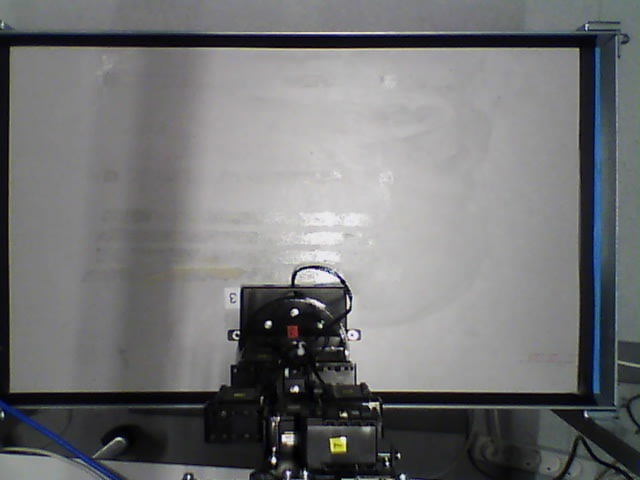
#> input picture python_modules/images/baggrund2.jpeg, 640 x 480 px
$ python -i vision.py   (imports and definitions only)   (older library calls are emulated)
#> lines starting #> are read from the running program, lines starting #| are printed output that depends on the picture; after the words box and inside, x2 and y2 are one past the last pixel; in counts of white or black regions, pixels touching at a corner belong together
#!/usr/bin/env python
import cv2
import urllib
import numpy as np
import math

RADIUS_THRESH = (15, 30)

def get_from_webcam():
    print('try fetch from webcam...')
    stream=urllib.urlopen('http://192.168.0.20/image/jpeg.cgi')
    bytes=''
    bytes+=stream.read(64500)
    a = bytes.find('\xff\xd8')
    b = bytes.find('\xff\xd9')

    if a != -1 and b != -1:
        jpg = bytes[a:b+2]
        bytes= bytes[b+2:]
        i = cv2.imdecode(np.fromstring(jpg, dtype=np.uint8),cv2.IMREAD_COLOR)
        return i

def get_from_file(filename):
#> called with filename = 'images/baggrund2.jpeg'
    print('try fetch from file...')
    return cv2.imread(filename)
#> returned value is the input picture: shape (480, 640, 3); mean B, G, R 115.9, 114.8, 113.9

# [75 lines left out: functions from_pixel_to_cm, from_pixel_to_m_coordinates, split_up_image_color, set_new_color_parameter, black_out_white, black_out_black and 5 more, not called in this run]


def draw_regionOfInterest(image):
    image_copy = image.copy()
    _, edge_image, dst_image = find_edges(image,0,40,255,0,0,50,150)
#> in find_edges, `grey_image = cv2.cvtColor(image, cv2.COLOR_BGR2GRAY)`:
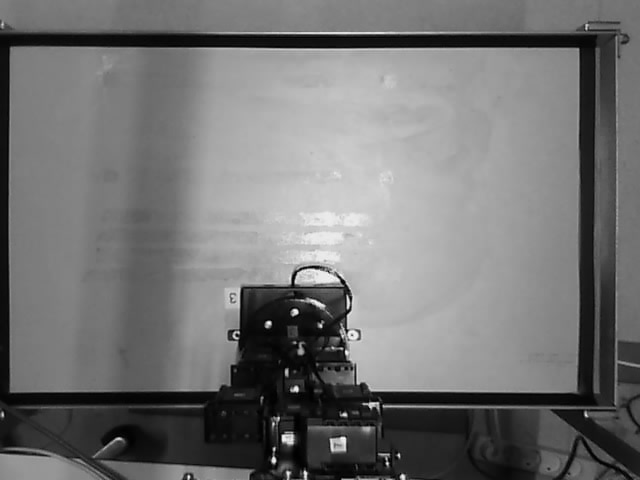
#> grey_image: shape (480, 640); min 0, max 254, mean 114.7
#> in find_edges, `_, threshold = cv2.threshold(blur_image,threshold,color,cv2.THRESH_BIN..`:
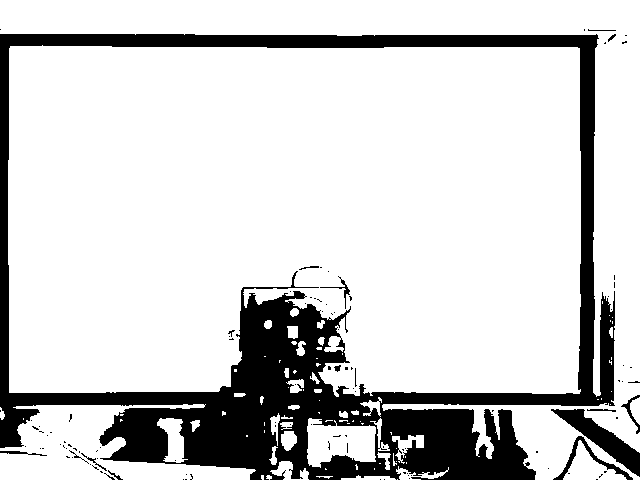
#> threshold: shape (480, 640); 81.4% white; 109 black regions (94 under 20 px), largest, box (x1, y1, x2, y2) and area: (0, 34, 615, 480) 53948, (551, 409, 640, 477) 1713, (553, 436, 633, 480) 498
#> in find_edges, `edge_image = cv2.Canny(dilated_edges, canny_thres1, canny_thres2)`:
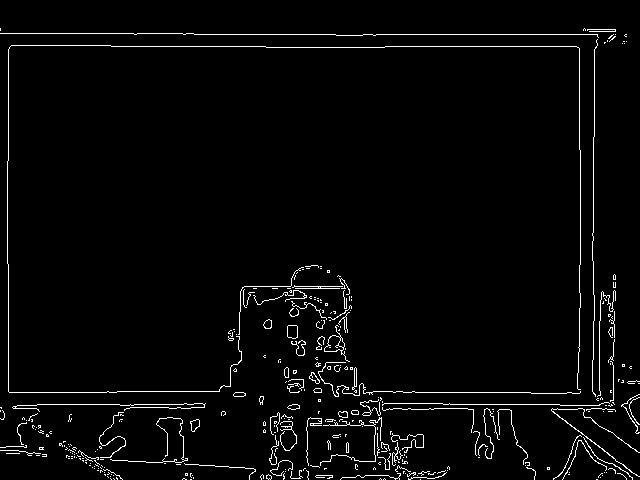
#> edge_image: shape (480, 640); 2.9% white in thin lines or dots
    lines = cv2.HoughLines(edge_image, 1, np.pi / 180, 150)
    if lines is not None:
        for line in lines:
            rho, theta = line[0]
            a = np.cos(theta)
            b = np.sin(theta)
            x0 = a * rho
            y0 = b * rho
            x1 = int(x0 + 1000 * (-b))
            y1 = int(y0 + 1000 * (a))
            x2 = int(x0 - 1000 * (-b))
            y2 = int(y0 - 1000 * (a))
            cv2.line(dst_image, (x1, y1), (x2, y2), (0, 0, 0), 2)
    _, edge_image, dst_image = find_edges(dst_image,0,1,255,0,0,50,150)
    _, contours, _ = cv2.findContours(edge_image, cv2.RETR_TREE, cv2.CHAIN_APPROX_SIMPLE)
    bounding_boxes = []
    for contour in contours:
        rect = cv2.minAreaRect(contour)
        box = cv2.boxPoints(rect)
        box = np.int0(box)
        if 560 < rect[1][0] < 590 and 340 < rect[1][1] < 360:
            cv2.drawContours(dst_image, [box], 0, (0, 0, 255), 2)
            bounding_boxes.append(rect)
    for box in bounding_boxes:
        (xc, yc), (w, h), theta = box
        rotated_image = rotate_image(image_copy, theta, (xc, yc))
        box_points = cv2.boxPoints(box)
        box_points = np.int0(box_points)
        x_start, y_start = rotate_point(box_points[1][0], box_points[1][1], xc, yc, -np.radians(theta))
        x_start, y_start = int(math.ceil(x_start)), int(math.ceil(y_start))
        x_end, y_end = int(x_start+math.floor(w)), int(y_start+math.floor(h))
        regionOfInterest = rotated_image[y_start:y_end, x_start:x_end]

    return regionOfInterest, (xc,yc), (x_start, y_start), (x_end, y_end), theta

# [6 lines left out: function crop_image, not called in this run]

def find_edges(image,blur_kernel,threshold,color,erode_iterations,dilate_iterations,canny_thres1, canny_thres2):
    grey_image = cv2.cvtColor(image, cv2.COLOR_BGR2GRAY)
    dst_image = cv2.cvtColor(grey_image, cv2.COLOR_GRAY2BGR)
    if blur_kernel == 0:
        blur_image = grey_image
    else:
        kernel_blur = (blur_kernel,blur_kernel)
        blur_image = cv2.GaussianBlur(grey_image,kernel_blur,0)
    _, threshold = cv2.threshold(blur_image,threshold,color,cv2.THRESH_BINARY)
    kernel = np.ones((3, 3), np.uint8)
    if erode_iterations == 0:
        eroded_edges = threshold
    else:
        eroded_edges = cv2.erode(threshold, kernel, erode_iterations)
        #cv2.imshow('eroded_edges', eroded_edges)
    if dilate_iterations == 0:
        dilated_edges = eroded_edges
    else:
        dilated_edges = cv2.dilate(eroded_edges, kernel, dilate_iterations)
        #cv2.imshow('dilated_edges', dilated_edges)
    edge_image = cv2.Canny(dilated_edges, canny_thres1, canny_thres2)
    return grey_image, edge_image, dst_image

# [173 lines left out: functions draw_board, find_pieces, find_pieces_on_board, from_image_to_coordinates, not called in this run]

# [1 line that did not run here, left out]
#cv2.imwrite('images/baggrund2.jpeg', image_ref)
image_ref = get_from_file('images/baggrund2.jpeg')
#cv2.imshow('reference image', image_ref)
#image = get_from_file('images/game1.jpeg')
# [1 line not run here, left out]
# [1 line that did not run here, left out]
#> in draw_regionOfInterest, `lines = cv2.HoughLines(edge_image, 1, np.pi / 180, 150)`: lines = [[34, 1.57], [46, 1.57], [392, 1.57], [404, 1.57], [8, 0], [593, 0], [579, 0]]
#> the loop in draw_regionOfInterest, `for line in lines:` made 7 passes
#> (rho, theta, a, b, x0, y0, x1, y1) on passes 1 to 7: (34, 1.57, -4.37e-08, 1, -1.49e-06, 34, -1000, 33), (46, 1.57, -4.37e-08, 1, -2.01e-06, 46, -1000, 45), (392, 1.57, -4.37e-08, 1, -1.71e-05, 392, -1000, 391), (404, 1.57, -4.37e-08, 1, -1.77e-05, 404, -1000, 403), (8, 0, 1, 0, 8, 0, 8, 1000), (593, 0, 1, 0, 593, 0, 593, 1000), (579, 0, 1, 0, 579, 0, 579, 1000)
#> after the loop in draw_regionOfInterest, `for line in lines:`:
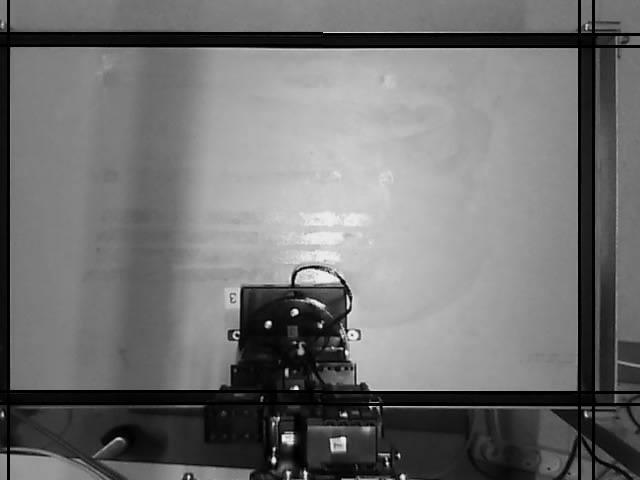
#> dst_image: shape (480, 640, 3); min 0, max 254, mean 112.7
#> call 2 of find_edges, with blur_kernel = 0, threshold = 1, color = 255, erode_iterations = 0, dilate_iterations = 0, canny_thres1 = 50, canny_thres2 = 150
#> in find_edges (call 2), `_, threshold = cv2.threshold(blur_image,threshold,color,cv2.THRESH_BIN..`:
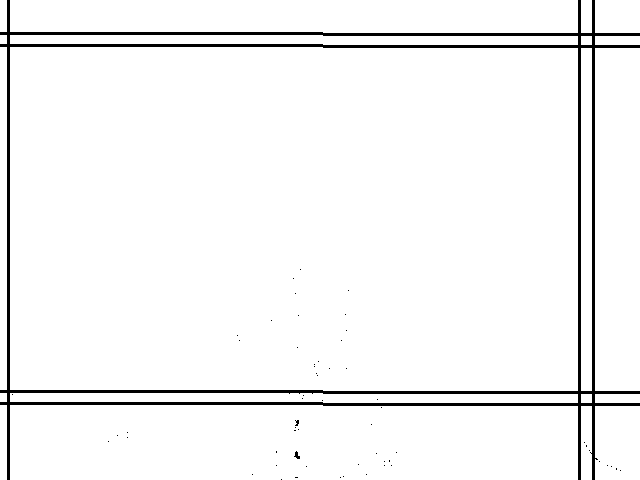
#> threshold: shape (480, 640); 96.1% white; 60 black regions (58 under 20 px), largest, box (x1, y1, x2, y2) and area: (0, 0, 640, 480) 11901, (294, 451, 300, 459) 26
#> in find_edges (call 2), `edge_image = cv2.Canny(dilated_edges, canny_thres1, canny_thres2)`:
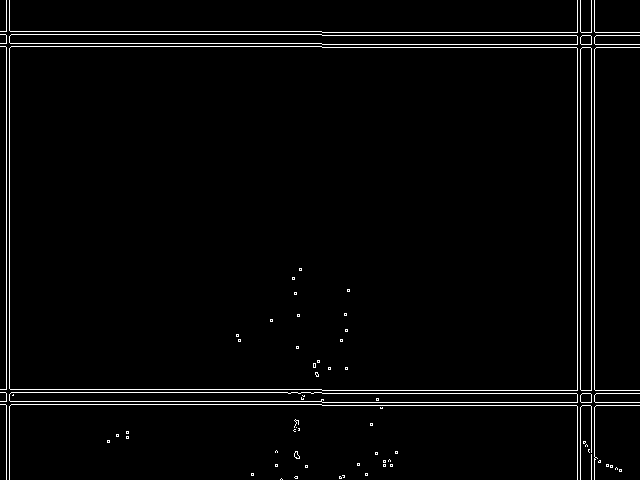
#> edge_image: shape (480, 640); 2.7% white in thin lines or dots
#> in draw_regionOfInterest, `_, contours, _ = cv2.findContours(edge_image, cv2.RETR_TREE, cv2.CHAIN..`: contours = 125 contours, 111 with area under 20; largest, box (x1, y1, x2, y2) and area: (9, 46, 578, 391) 194821, (9, 46, 578, 391) 194820, (9, 34, 578, 45) 5109, (9, 34, 578, 45) 5108, (9, 392, 578, 403) 5100
#> the loop in draw_regionOfInterest, `for contour in contours:` made 125 passes
#> (contour, rect, box) on passes 1, 3, 7: ([[281, 478], [280, 479], [281, 478], [282, 479]], ((281, 479), (1.41, 1.41), -45), [[281, 480], [280, 479], [281, 478], [282, 479]]), ([[339, 477], [340, 476], [341, 477], [340, 478]], ((340, 477), (1.41, 1.41), -45), [[340, 478], [339, 477], [340, 476], [341, 477]]), ([[365, 473], [365, 475], [367, 475], [367, 473]], ((366, 474), (2, 2), -90), [[367, 475], [365, 475], [365, 473], [367, 473]])
#> after the loop in draw_regionOfInterest, `for contour in contours:`: bounding_boxes = []
#cv2.imshow('Region of interest reference image', regionOfInterest)
# [1 line that did not run here, left out]
#cv2.imshow('Region of interest image', regionOfInterest2)
# [1 line that did not run here, left out]
# [1 line that did not run here, left out]
# [1 line that did not run here, left out]
# [4 lines of commented-out code are left out]
# [1 line that did not run here, left out]
# [1 line not run here, left out]
# [1 line that did not run here, left out]
# [1 line not run here, left out]
# [1 line that did not run here, left out]
# [1 line that did not run here, left out]
# [1 line that did not run here, left out]
# [23 lines not run here, left out]

>>> import cv2
>>> picture = cv2.imread('images/baggrund2.jpeg')
>>> result = draw_regionOfInterest(picture)
#> the loop in draw_regionOfInterest (call 2), `for line in lines:` made 7 passes
#> the loop in draw_regionOfInterest (call 2), `for contour in contours:` made 125 passes
#> (contour, rect, box) on passes 1, 3, 7: ([[281, 478], [280, 479], [281, 478], [282, 479]], ((281, 479), (1.41, 1.41), -45), [[281, 480], [280, 479], [281, 478], [282, 479]]), ([[339, 477], [340, 476], [341, 477], [340, 478]], ((340, 477), (1.41, 1.41), -45), [[340, 478], [339, 477], [340, 476], [341, 477]]), ([[365, 473], [365, 475], [367, 475], [367, 473]], ((366, 474), (2, 2), -90), [[367, 475], [365, 475], [365, 473], [367, 473]])
#> (the run stopped early here; a loop or call above may not have finished)

$ run again, on python_modules/images/game1.jpeg
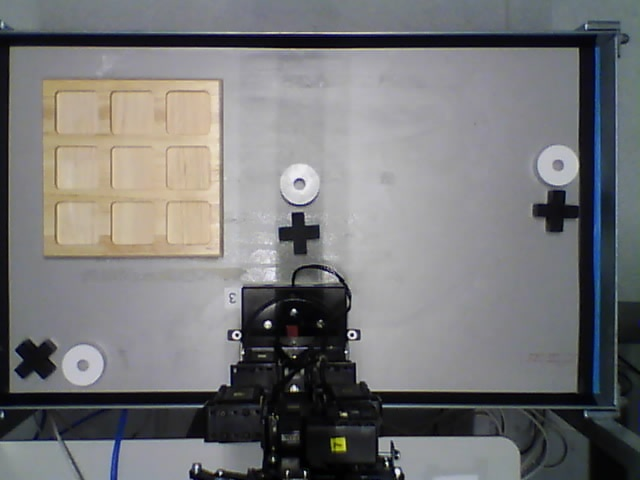
#> input picture python_modules/images/game1.jpeg, 640 x 480 px
#> picture is the input picture: shape (480, 640, 3); mean B, G, R 118.6, 117.4, 117.3
#> in find_edges, `_, threshold = cv2.threshold(blur_image,threshold,color,cv2.THRESH_BIN..`:
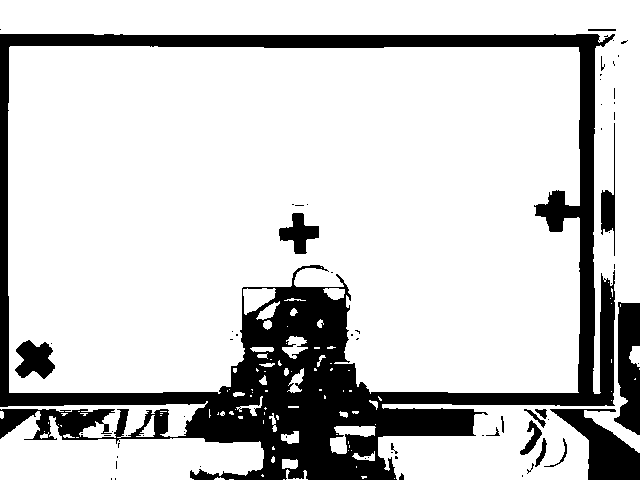
#> threshold: shape (480, 640); 80.3% white; 66 black regions (49 under 20 px), largest, box (x1, y1, x2, y2) and area: (0, 34, 615, 480) 51433, (550, 409, 640, 480) 2935, (614, 302, 640, 435) 2496
#> edge_image: shape (480, 640); 3% white in thin lines or dots
#> the loop in draw_regionOfInterest (call 2), `for line in lines:` made 10 passes
#> (rho, theta, a, b, x0, y0, x1, y1) on passes 1 to 8: (34, 1.57, -4.37e-08, 1, -1.49e-06, 34, -1000, 33), (46, 1.57, -4.37e-08, 1, -2.01e-06, 46, -1000, 45), (392, 1.57, -4.37e-08, 1, -1.71e-05, 392, -1000, 391), (408, 1.57, -4.37e-08, 1, -1.78e-05, 408, -1000, 407), (579, 0, 1, 0, 579, 0, 579, 1000), (613, 0, 1, 0, 613, 0, 613, 1000), (404, 1.57, -4.37e-08, 1, -1.77e-05, 404, -1000, 403), (7, 0, 1, 0, 7, 0, 7, 1000)
#> threshold: shape (480, 640); 94.6% white; 64 black regions (61 under 20 px), largest, box (x1, y1, x2, y2) and area: (0, 0, 640, 480) 16327, (310, 468, 349, 480) 179, (301, 456, 309, 468) 44
#> in find_edges (call 2), `edge_image = cv2.Canny(dilated_edges, canny_thres1, canny_thres2)`:
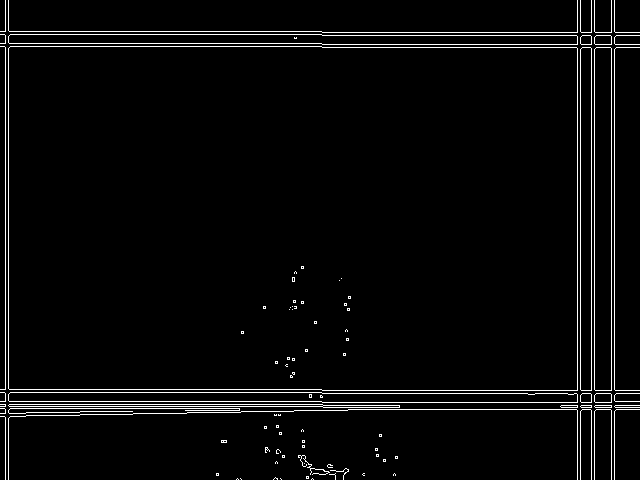
#> edge_image: shape (480, 640); 3.4% white in thin lines or dots
#> contours = 147 contours, 120 with area under 20; largest, box (x1, y1, x2, y2) and area: (8, 46, 578, 391) 195164, (8, 46, 578, 391) 195164, (594, 47, 612, 391) 5828, (594, 47, 612, 391) 5828, (8, 34, 578, 45) 5118
#> the loop in draw_regionOfInterest (call 2), `for contour in contours:` made 147 passes
#> (contour, rect, box) on passes 1, 4, 6: ([[312, 478], [311, 479], [312, 478], [313, 479]], ((312, 479), (1.41, 1.41), -45), [[312, 480], [311, 479], [312, 478], [313, 479]]), ([[237, 478], [236, 479], [237, 478], [238, 479]], ((237, 479), (1.41, 1.41), -45), [[237, 480], [236, 479], [237, 478], [238, 479]]), ([[306, 476], [306, 478], [308, 478], [308, 476]], ((307, 477), (2, 2), -90), [[308, 478], [306, 478], [306, 476], [308, 476]])

$ run again, on python_modules/images/baggrund.jpeg
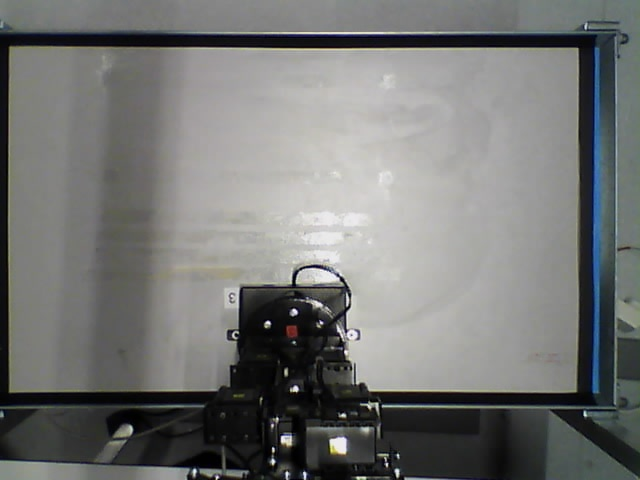
#> input picture python_modules/images/baggrund.jpeg, 640 x 480 px
#> picture is the input picture: shape (480, 640, 3); mean B, G, R 115.7, 117.2, 116.1
#> in find_edges, `_, threshold = cv2.threshold(blur_image,threshold,color,cv2.THRESH_BIN..`:
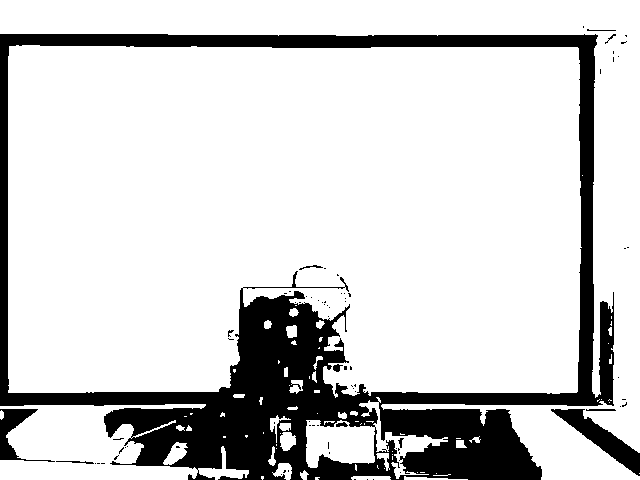
#> threshold: shape (480, 640); 81.6% white; 78 black regions (67 under 20 px), largest, box (x1, y1, x2, y2) and area: (0, 34, 614, 480) 53330, (551, 409, 640, 476) 1701, (0, 409, 55, 462) 897
#> edge_image: shape (480, 640); 2.7% white in thin lines or dots
#> the loop in draw_regionOfInterest (call 2), `for line in lines:` made 11 passes
#> (rho, theta, a, b, x0, y0, x1, y1) on passes 1 to 8: (34, 1.57, -4.37e-08, 1, -1.49e-06, 34, -1000, 33), (46, 1.57, -4.37e-08, 1, -2.01e-06, 46, -1000, 45), (7, 0, 1, 0, 7, 0, 7, 1000), (392, 1.57, -4.37e-08, 1, -1.71e-05, 392, -1000, 391), (404, 1.57, -4.37e-08, 1, -1.77e-05, 404, -1000, 403), (408, 1.57, -4.37e-08, 1, -1.78e-05, 408, -1000, 407), (579, 0, 1, 0, 579, 0, 579, 1000), (460, 1.61, -0.0349, 0.999, -16.05, 459.7, -1015, 424)
#> threshold: shape (480, 640); 94.3% white; 64 black regions (61 under 20 px), largest, box (x1, y1, x2, y2) and area: (0, 0, 640, 480) 17408, (123, 414, 140, 422) 49, (293, 453, 299, 465) 38
#> in find_edges (call 2), `edge_image = cv2.Canny(dilated_edges, canny_thres1, canny_thres2)`:
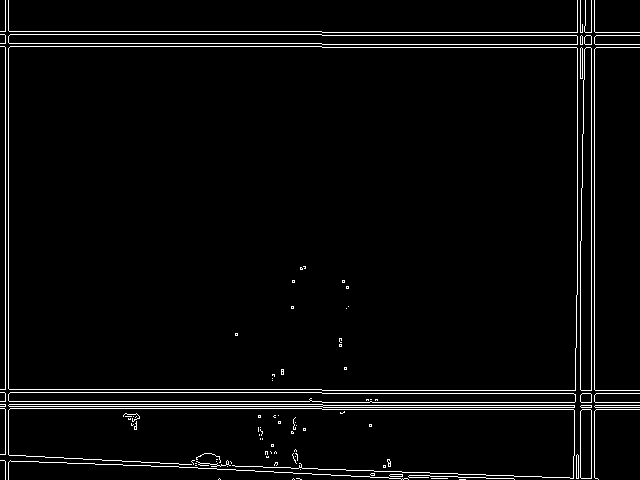
#> edge_image: shape (480, 640); 3.5% white in thin lines or dots
#> contours = 139 contours, 114 with area under 20; largest, box (x1, y1, x2, y2) and area: (8, 46, 578, 391) 195026, (8, 46, 578, 391) 195026, (8, 34, 578, 45) 5118, (8, 34, 578, 45) 5118, (8, 392, 576, 403) 5094
#> the loop in draw_regionOfInterest (call 2), `for contour in contours:` made 139 passes
#> (rect, box) on passes 1, 2, 3, 6: (((462, 479), (0, 6), -90), [[465, 479], [459, 479], [459, 479], [465, 479]]), (((439, 478), (0, 16), -90), [[447, 478], [431, 478], [431, 478], [447, 478]]), (((298.6, 478.3), (0.728, 5.09), -75.96), [[300, 479], [296, 478], [296, 477], [301, 478]]), (((461, 476.8), (2.38, 106), -88.91), [[514, 478], [407, 476], [408, 474], [514, 476]])

$ run again, on python_modules/images/board1.jpeg
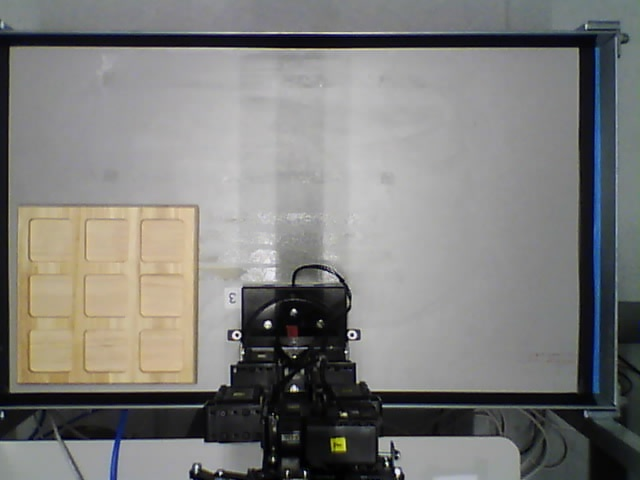
#> input picture python_modules/images/board1.jpeg, 640 x 480 px
#> picture is the input picture: shape (480, 640, 3); mean B, G, R 122, 124.4, 124.9
#> in find_edges, `_, threshold = cv2.threshold(blur_image,threshold,color,cv2.THRESH_BIN..`:
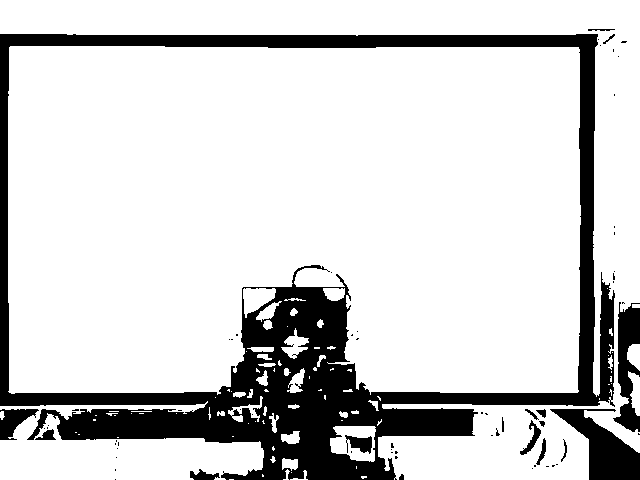
#> threshold: shape (480, 640); 81.8% white; 66 black regions (49 under 20 px), largest, box (x1, y1, x2, y2) and area: (0, 34, 615, 480) 49032, (550, 409, 640, 480) 2893, (613, 302, 640, 432) 1929
#> edge_image: shape (480, 640); 2.7% white in thin lines or dots
#> the loop in draw_regionOfInterest (call 2), `for line in lines:` made 10 passes
#> (rho, theta, a, b, x0, y0, x1, y1) on passes 1 to 8: (34, 1.57, -4.37e-08, 1, -1.49e-06, 34, -1000, 33), (392, 1.57, -4.37e-08, 1, -1.71e-05, 392, -1000, 391), (46, 1.57, -4.37e-08, 1, -2.01e-06, 46, -1000, 45), (404, 1.57, -4.37e-08, 1, -1.77e-05, 404, -1000, 403), (408, 1.57, -4.37e-08, 1, -1.78e-05, 408, -1000, 407), (579, 0, 1, 0, 579, 0, 579, 1000), (7, 0, 1, 0, 7, 0, 7, 1000), (593, 0, 1, 0, 593, 0, 593, 1000)
#> threshold: shape (480, 640); 94.5% white; 62 black regions (58 under 20 px), largest, box (x1, y1, x2, y2) and area: (0, 0, 640, 480) 16598, (311, 469, 327, 474) 48, (301, 452, 304, 466) 23, (334, 471, 344, 475) 23
#> in find_edges (call 2), `edge_image = cv2.Canny(dilated_edges, canny_thres1, canny_thres2)`:
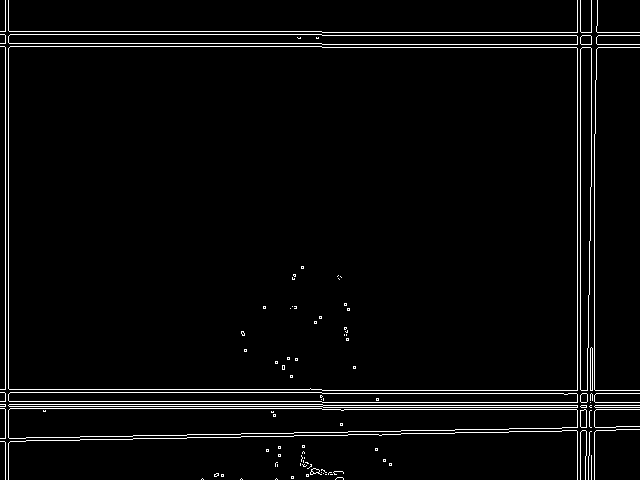
#> edge_image: shape (480, 640); 3.5% white in thin lines or dots
#> contours = 151 contours, 128 with area under 20; largest, box (x1, y1, x2, y2) and area: (8, 46, 578, 391) 195163, (8, 46, 578, 391) 195162, (8, 408, 578, 439) 13692, (8, 408, 578, 439) 13692, (8, 34, 578, 45) 5118
#> the loop in draw_regionOfInterest (call 2), `for contour in contours:` made 151 passes
#> (contour, rect, box) on passes 1 to 3: ([[276, 478], [275, 479], [276, 478], [277, 479]], ((276, 479), (1.41, 1.41), -45), [[276, 480], [275, 479], [276, 478], [277, 479]]), ([[241, 478], [240, 479], [241, 478], [242, 479]], ((241, 479), (1.41, 1.41), -45), [[241, 480], [240, 479], [241, 478], [242, 479]]), ([[202, 478], [201, 479], [202, 478], [203, 479]], ((202, 479), (1.41, 1.41), -45), [[202, 480], [201, 479], [202, 478], [203, 479]])
